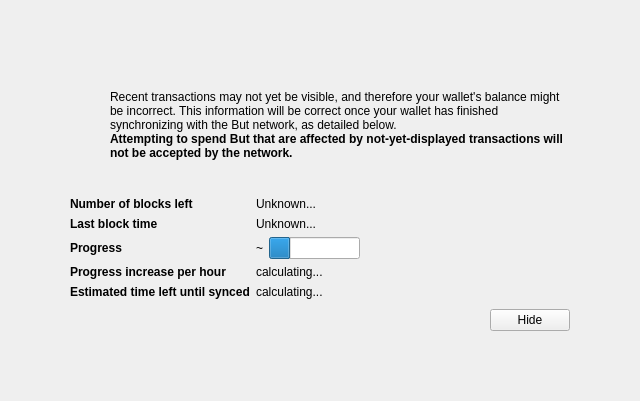
<?xml version="1.0" encoding="UTF-8"?>
<ui version="4.0">
 <class>ModalOverlay</class>
 <widget class="ModalOverlay" name="ModalOverlay">
  <property name="geometry">
   <rect>
    <x>0</x>
    <y>0</y>
    <width>640</width>
    <height>401</height>
   </rect>
  </property>
  <property name="windowTitle">
   <string>Form</string>
  </property>
  <layout class="QVBoxLayout" name="verticalLayout" stretch="0">
   <property name="sizeConstraint">
    <enum>QLayout::SetDefaultConstraint</enum>
   </property>
   <property name="leftMargin">
    <number>0</number>
   </property>
   <property name="topMargin">
    <number>0</number>
   </property>
   <property name="rightMargin">
    <number>0</number>
   </property>
   <property name="bottomMargin">
    <number>0</number>
   </property>
   <item>
    <widget class="QWidget" name="bgWidget" native="true">
     <property name="styleSheet">
      <string notr="true"/>
     </property>
     <layout class="QVBoxLayout" name="verticalLayoutMain" stretch="0">
      <property name="leftMargin">
       <number>60</number>
      </property>
      <property name="topMargin">
       <number>60</number>
      </property>
      <property name="rightMargin">
       <number>60</number>
      </property>
      <property name="bottomMargin">
       <number>60</number>
      </property>
      <item>
       <widget class="QWidget" name="contentWidget" native="true">
        <property name="styleSheet">
         <string notr="true"/>
        </property>
        <layout class="QVBoxLayout" name="verticalLayoutSub" stretch="1,0,0,0,0">
         <property name="spacing">
          <number>0</number>
         </property>
         <property name="leftMargin">
          <number>10</number>
         </property>
         <property name="topMargin">
          <number>10</number>
         </property>
         <property name="rightMargin">
          <number>10</number>
         </property>
         <property name="bottomMargin">
          <number>10</number>
         </property>
         <item>
          <layout class="QHBoxLayout" name="horizontalLayoutIconText" stretch="0,1">
           <property name="topMargin">
            <number>20</number>
           </property>
           <item>
            <layout class="QVBoxLayout" name="verticalLayoutIcon">
             <property name="leftMargin">
              <number>0</number>
             </property>
             <item>
              <widget class="QPushButton" name="warningIcon">
               <property name="enabled">
                <bool>false</bool>
               </property>
               <property name="text">
                <string/>
               </property>
               <property name="icon">
                <iconset>
                 <normaloff>:/icons/warning</normaloff>
                 <disabledoff>:/icons/warning</disabledoff>:/icons/warning</iconset>
               </property>
               <property name="iconSize">
                <size>
                 <width>48</width>
                 <height>48</height>
                </size>
               </property>
               <property name="flat">
                <bool>true</bool>
               </property>
              </widget>
             </item>
             <item>
              <spacer name="verticalSpacerWarningIcon">
               <property name="orientation">
                <enum>Qt::Vertical</enum>
               </property>
               <property name="sizeHint" stdset="0">
                <size>
                 <width>20</width>
                 <height>40</height>
                </size>
               </property>
              </spacer>
             </item>
            </layout>
           </item>
           <item>
            <layout class="QVBoxLayout" name="verticalLayoutInfoText">
             <property name="leftMargin">
              <number>0</number>
             </property>
             <property name="topMargin">
              <number>0</number>
             </property>
             <item>
              <widget class="QLabel" name="infoText">
               <property name="text">
                <string>Recent transactions may not yet be visible, and therefore your wallet's balance might be incorrect. This information will be correct once your wallet has finished synchronizing with the But network, as detailed below.</string>
               </property>
               <property name="textFormat">
                <enum>Qt::RichText</enum>
               </property>
               <property name="wordWrap">
                <bool>true</bool>
               </property>
              </widget>
             </item>
             <item>
              <widget class="QLabel" name="infoTextStrong">
               <property name="font">
                <font>
                 <weight>75</weight>
                 <bold>true</bold>
                </font>
               </property>
               <property name="text">
                <string>Attempting to spend But that are affected by not-yet-displayed transactions will not be accepted by the network.</string>
               </property>
               <property name="textFormat">
                <enum>Qt::RichText</enum>
               </property>
               <property name="wordWrap">
                <bool>true</bool>
               </property>
              </widget>
             </item>
             <item>
              <spacer name="verticalSpacerInTextSpace">
               <property name="orientation">
                <enum>Qt::Vertical</enum>
               </property>
               <property name="sizeHint" stdset="0">
                <size>
                 <width>20</width>
                 <height>40</height>
                </size>
               </property>
              </spacer>
             </item>
            </layout>
           </item>
          </layout>
         </item>
         <item>
          <spacer name="verticalSpacerAfterText">
           <property name="orientation">
            <enum>Qt::Vertical</enum>
           </property>
           <property name="sizeHint" stdset="0">
            <size>
             <width>20</width>
             <height>40</height>
            </size>
           </property>
          </spacer>
         </item>
         <item>
          <layout class="QFormLayout" name="formLayout">
           <property name="fieldGrowthPolicy">
            <enum>QFormLayout::FieldsStayAtSizeHint</enum>
           </property>
           <property name="horizontalSpacing">
            <number>6</number>
           </property>
           <property name="verticalSpacing">
            <number>6</number>
           </property>
           <property name="topMargin">
            <number>10</number>
           </property>
           <item row="0" column="0">
            <widget class="QLabel" name="labelNumberOfBlocksLeft">
             <property name="font">
              <font>
               <weight>75</weight>
               <bold>true</bold>
              </font>
             </property>
             <property name="text">
              <string>Number of blocks left</string>
             </property>
            </widget>
           </item>
           <item row="0" column="1">
            <widget class="QLabel" name="numberOfBlocksLeft">
             <property name="text">
              <string>Unknown...</string>
             </property>
            </widget>
           </item>
           <item row="1" column="0">
            <widget class="QLabel" name="labelLastBlockTime">
             <property name="font">
              <font>
               <weight>75</weight>
               <bold>true</bold>
              </font>
             </property>
             <property name="text">
              <string>Last block time</string>
             </property>
            </widget>
           </item>
           <item row="1" column="1">
            <widget class="QLabel" name="newestBlockDate">
             <property name="sizePolicy">
              <sizepolicy hsizetype="Maximum" vsizetype="Preferred">
               <horstretch>0</horstretch>
               <verstretch>0</verstretch>
              </sizepolicy>
             </property>
             <property name="text">
              <string>Unknown...</string>
             </property>
            </widget>
           </item>
           <item row="2" column="0">
            <widget class="QLabel" name="labelSyncDone">
             <property name="font">
              <font>
               <weight>75</weight>
               <bold>true</bold>
              </font>
             </property>
             <property name="text">
              <string>Progress</string>
             </property>
            </widget>
           </item>
           <item row="2" column="1">
            <layout class="QHBoxLayout" name="horizontalLayoutSync" stretch="0,1">
             <item>
              <widget class="QLabel" name="percentageProgress">
               <property name="text">
                <string notr="true">~</string>
               </property>
              </widget>
             </item>
             <item>
              <widget class="QProgressBar" name="progressBar">
               <property name="value">
                <number>24</number>
               </property>
               <property name="format">
                <string/>
               </property>
              </widget>
             </item>
            </layout>
           </item>
           <item row="4" column="0">
            <widget class="QLabel" name="labelProgressIncrease">
             <property name="font">
              <font>
               <weight>75</weight>
               <bold>true</bold>
              </font>
             </property>
             <property name="text">
              <string>Progress increase per hour</string>
             </property>
            </widget>
           </item>
           <item row="4" column="1">
            <widget class="QLabel" name="progressIncreasePerH">
             <property name="text">
              <string>calculating...</string>
             </property>
            </widget>
           </item>
           <item row="5" column="0">
            <widget class="QLabel" name="labelEstimatedTimeLeft">
             <property name="font">
              <font>
               <weight>75</weight>
               <bold>true</bold>
              </font>
             </property>
             <property name="text">
              <string>Estimated time left until synced</string>
             </property>
            </widget>
           </item>
           <item row="5" column="1">
            <widget class="QLabel" name="expectedTimeLeft">
             <property name="text">
              <string>calculating...</string>
             </property>
            </widget>
           </item>
          </layout>
         </item>
         <item>
          <layout class="QHBoxLayout" name="horizontalLayoutButtons">
           <property name="leftMargin">
            <number>10</number>
           </property>
           <property name="topMargin">
            <number>10</number>
           </property>
           <item>
            <spacer name="horizontalSpacer">
             <property name="orientation">
              <enum>Qt::Horizontal</enum>
             </property>
             <property name="sizeHint" stdset="0">
              <size>
               <width>40</width>
               <height>20</height>
              </size>
             </property>
            </spacer>
           </item>
           <item>
            <widget class="QPushButton" name="closeButton">
             <property name="text">
              <string>Hide</string>
             </property>
            </widget>
           </item>
          </layout>
         </item>
         <item>
          <layout class="QVBoxLayout" name="verticalLayout_2">
           <item>
            <spacer name="verticalSpacer">
             <property name="orientation">
              <enum>Qt::Vertical</enum>
             </property>
             <property name="sizeHint" stdset="0">
              <size>
               <width>20</width>
               <height>40</height>
              </size>
             </property>
            </spacer>
           </item>
          </layout>
         </item>
        </layout>
       </widget>
      </item>
     </layout>
    </widget>
   </item>
  </layout>
 </widget>
 <customwidgets>
  <customwidget>
   <class>ModalOverlay</class>
   <extends>QWidget</extends>
   <header>modaloverlay.h</header>
   <container>1</container>
  </customwidget>
 </customwidgets>
 <resources/>
 <connections/>
</ui>
